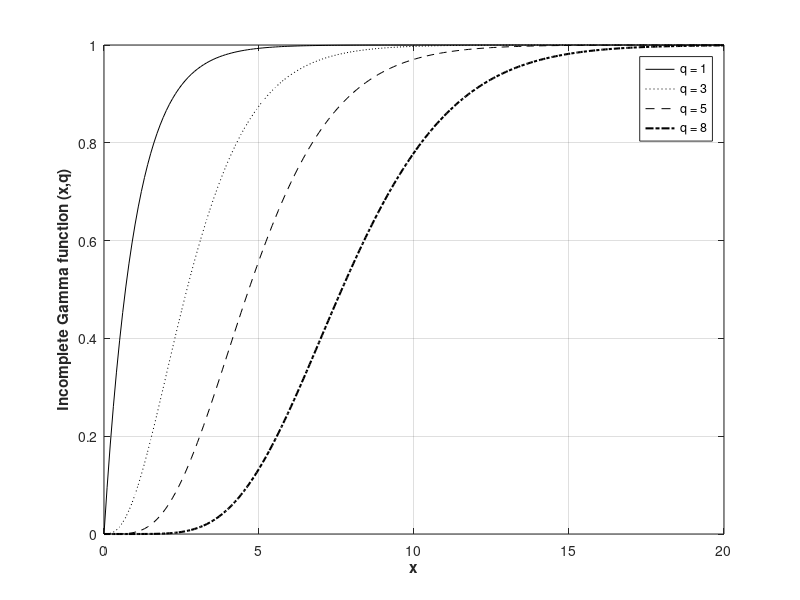
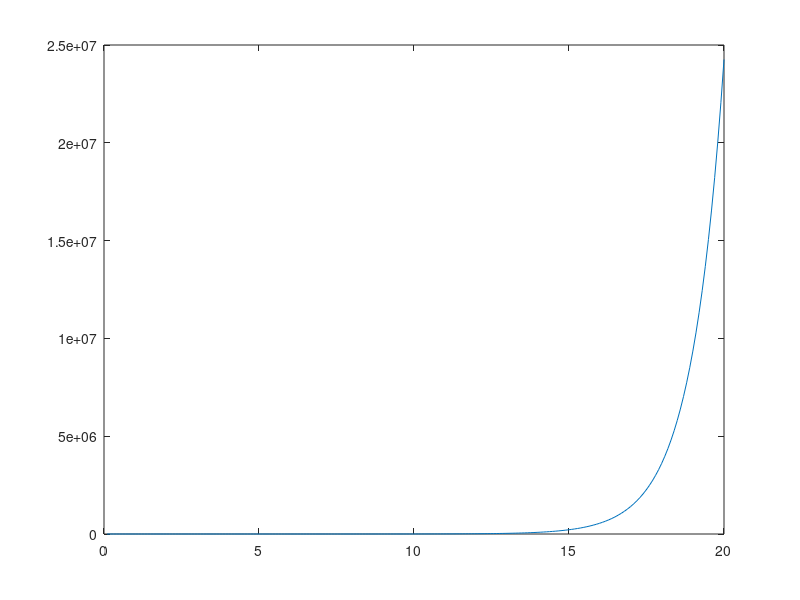

These figures' MATLAB source, in order:
% This program can be used to reproduce Fig. 13A.1
clc
close all
clear all
x=linspace(0,20,200);
y1 = gammainc(x,1);
y2 = gammainc(x,3);
y3 = gammainc(x,5);
y4 = gammainc(x,8);
plot(x,y1,'k',x,y2,'k:',x,y3,'k--',x,y4,'k-.','linewidth',1.5)
legend('q = 1','q = 3','q = 5','q = 8')
xlabel('\bfx')
ylabel('\bfIncomplete Gamma function (x,q)')
grid

figure
plot(x,x.^-1.*exp(x))
